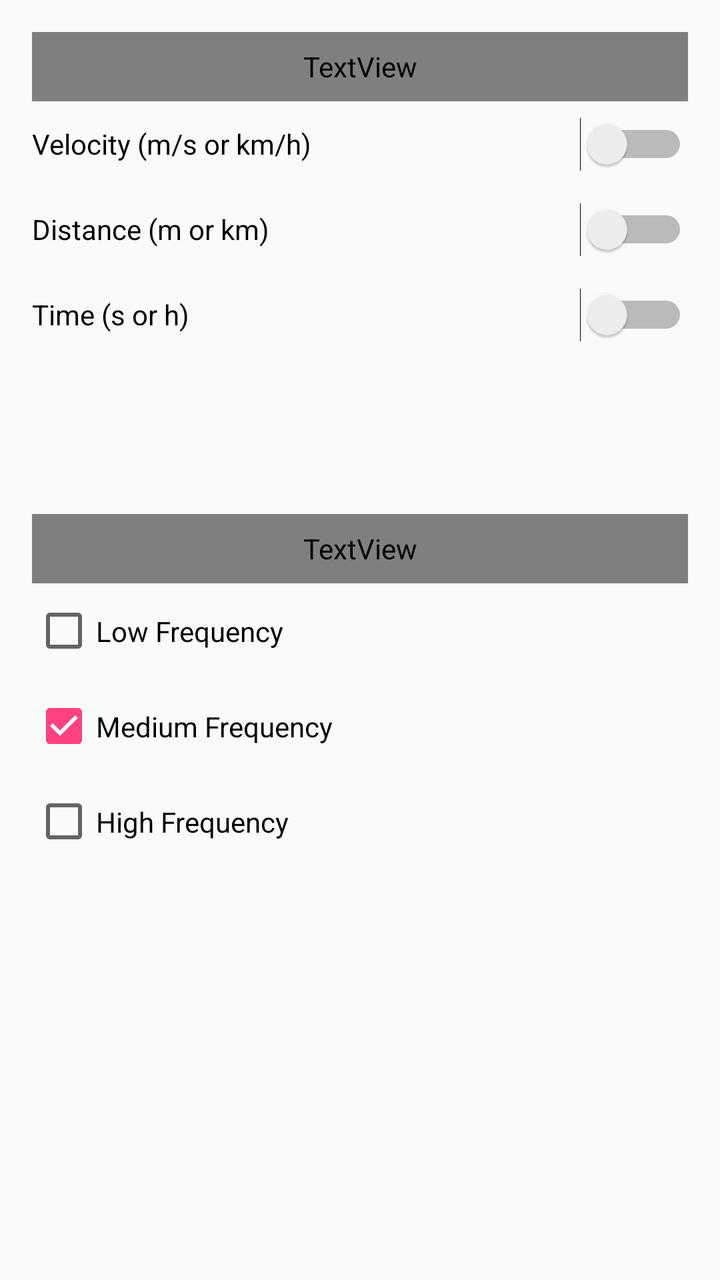
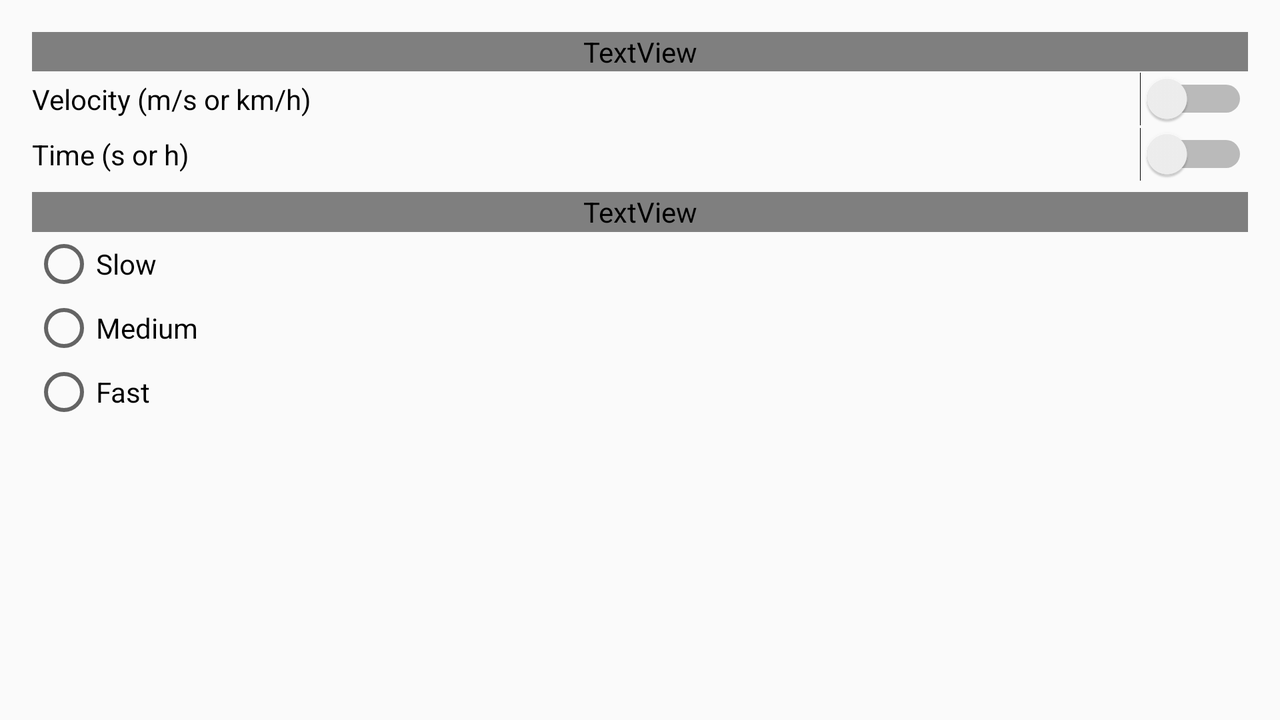

Two renders of one Android screen. The first uses the default layout on a phone; the second uses the alternative layout the repository ships for a different screen configuration, on a matching device. The two XML files are below.
<!-- AndroidManifest.xml: application theme AppTheme -->
<!-- res/layout/activity_settings.xml -->
<?xml version="1.0" encoding="utf-8"?>
<RelativeLayout xmlns:android="http://schemas.android.com/apk/res/android"
    xmlns:tools="http://schemas.android.com/tools"
    android:id="@+id/activity_settings"
    android:layout_width="match_parent"
    android:layout_height="match_parent"
    android:paddingBottom="@dimen/activity_vertical_margin"
    android:paddingLeft="@dimen/activity_horizontal_margin"
    android:paddingRight="@dimen/activity_horizontal_margin"
    android:paddingTop="@dimen/activity_vertical_margin"
    tools:context="com.example.d.culminatingproject.SettingsActivity">

    <LinearLayout xmlns:android="http://schemas.android.com/apk/res/android"
    xmlns:app="http://schemas.android.com/apk/res-auto"
    android:orientation="vertical" android:layout_width="match_parent"
    android:layout_height="match_parent"
    android:weightSum="1">


    <TextView
        android:text="Units"
        android:layout_width="match_parent"
        android:layout_height="wrap_content"
        android:id="@+id/tvUnits"
        android:layout_weight="0.04"
        android:textColor="@color/colorTextTitle"
        android:textStyle="normal|bold" />

    <Switch
        android:text="Velocity (m/s or km/h)"
        android:layout_width="match_parent"
        android:layout_height="wrap_content"
        android:id="@+id/switchVelocity"
        android:layout_weight="0.04" />

    <Switch
        android:text="Distance (m or km)"
        android:layout_width="match_parent"
        android:layout_height="wrap_content"
        android:id="@+id/switchDistance"
        android:layout_weight="0.04" />

    <Switch
        android:text="Time (s or h)"
        android:layout_width="match_parent"
        android:layout_height="wrap_content"
        android:id="@+id/switchTime"
        android:layout_weight="0.04" />

    <Space
        android:layout_width="match_parent"
        android:layout_height="wrap_content"
        android:layout_weight="0.20" />

    <TextView
        android:text="Tracker Refresh Rate"
        android:layout_width="match_parent"
        android:layout_height="wrap_content"
        android:id="@+id/tvFrequency"
        android:layout_weight="0.04"
        android:textColor="@color/colorTextTitle"
        android:textStyle="normal|bold" />

    <CheckBox
        android:text="Low Frequency"
        android:layout_width="match_parent"
        android:layout_height="wrap_content"
        android:id="@+id/cbLowRefresh"
        android:layout_weight="0.04" />

    <CheckBox
        android:text="Medium Frequency"
        android:layout_width="match_parent"
        android:layout_height="wrap_content"
        android:id="@+id/cbMediumRefresh"
        android:layout_weight="0.04"
        android:checked="true" />

    <CheckBox
        android:text="High Frequency"
        android:layout_width="match_parent"
        android:layout_height="wrap_content"
        android:id="@+id/cbHighRefresh"
        android:layout_weight="0.04" />

</LinearLayout>
</RelativeLayout>
<!-- resources referenced by this layout -->
<resources>
  <dimen name="activity_horizontal_margin">16dp</dimen>
  <dimen name="activity_vertical_margin">16dp</dimen>
  <style name="AppTheme" parent="Theme.AppCompat.Light.DarkActionBar">
          
          <item name="colorPrimary">@color/colorPrimary</item>
          <item name="colorPrimaryDark">@color/colorPrimaryDark</item>
          <item name="colorAccent">@color/colorAccent</item>
          <item name="colorBackground">@color/colorBackground</item>
      </style>
  <color name="colorPrimary">#002e3e</color>
  <color name="colorPrimaryDark">#000000</color>
  <color name="colorAccent">#FF4081</color>
  <color name="colorBackground">#111111</color>
</resources>
<!-- res/layout-land/activity_settings.xml (the repository's variant of the layout above) -->
<!-- drawn on the phone turned sideways -->
<?xml version="1.0" encoding="utf-8"?>
<RelativeLayout xmlns:android="http://schemas.android.com/apk/res/android"
    xmlns:app="http://schemas.android.com/apk/res-auto"
    xmlns:tools="http://schemas.android.com/tools"
    android:id="@+id/activity_settings"
    android:layout_width="match_parent"
    android:layout_height="match_parent"
    android:paddingBottom="@dimen/activity_vertical_margin"
    android:paddingLeft="@dimen/activity_horizontal_margin"
    android:paddingRight="@dimen/activity_horizontal_margin"
    android:paddingTop="@dimen/activity_vertical_margin"
    tools:context="com.example.d.culminatingproject.SettingsActivity">

    <LinearLayout
        android:orientation="vertical" android:layout_width="match_parent"
    android:layout_height="match_parent"
    android:weightSum="1"
        android:layout_alignParentTop="true"
        android:layout_alignParentLeft="true"
        android:layout_alignParentStart="true">


    <TextView
        android:text="Units"
        android:layout_width="match_parent"
        android:layout_height="wrap_content"
        android:id="@+id/tvUnits"
        android:layout_weight="0.04"
        android:textColor="@color/colorTextTitle"
        android:textStyle="normal|bold" />

    <Switch
        android:text="Velocity (m/s or km/h)"
        android:layout_width="match_parent"
        android:layout_height="wrap_content"
        android:id="@+id/switchVelocity"
        android:layout_weight="0.04" />

        <Switch
        android:text="Time (s or h)"
        android:layout_width="match_parent"
        android:layout_height="wrap_content"
        android:id="@+id/switchTime"
        android:layout_weight="0.04"
        android:checked="false" />

    <Space
        android:layout_width="match_parent"
        android:layout_height="wrap_content"
        android:layout_weight="0.20" />

    <TextView
        android:text="Tracker Refresh Rate"
        android:layout_width="match_parent"
        android:layout_height="wrap_content"
        android:id="@+id/tvFrequency"
        android:layout_weight="0.04"
        android:textColor="@color/colorTextTitle"
        android:textStyle="normal|bold" />

        <RadioGroup
            android:layout_width="match_parent"
            android:layout_height="212dp"
            android:id="@+id/refreshRadioGroup">

            <RadioButton
                android:text="Slow"
                android:layout_width="wrap_content"
                android:layout_height="wrap_content"
                android:id="@+id/radioSlow" />

            <RadioButton
                android:text="Medium"
                android:layout_width="wrap_content"
                android:layout_height="wrap_content"
                android:id="@+id/radioMedium" />

            <RadioButton
                android:text="Fast"
                android:layout_width="wrap_content"
                android:layout_height="wrap_content"
                android:id="@+id/radioFast" />

        </RadioGroup>

    </LinearLayout>
</RelativeLayout>
